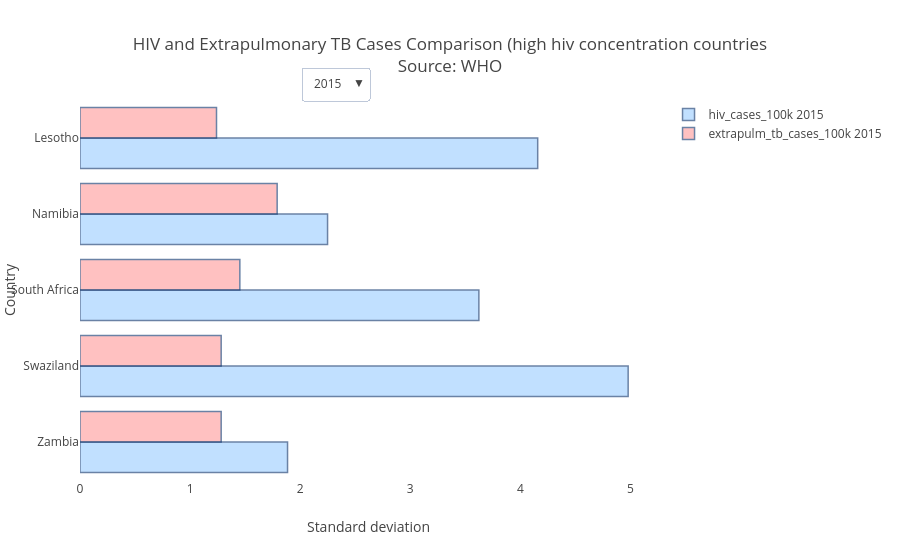

Notebook code for this chart:
### Code cell
create_x_vs_multi_y_bar('country', ['hiv_cases_100k', 'extrapulm_tb_cases_100k'], 
                        pulmcombined_hivsort, True, x_axis_title='Standard deviation', y_axis_title='Country', title='HIV and Extrapulmonary TB Cases Comparison (high hiv concentration countries')

### Figure 1 — Plotly figure (JSON) as saved in the notebook; plotly's stock layout.template omitted (floating-point values rounded to 4 significant figures)
{"data": [{"marker": {"color": "rgb(153, 204, 255)", "line": {"color": "rgb(8,48,107)", "width": 1.5}}, "name": "hiv_cases_100k 2015", "opacity": 0.6, "orientation": "h", "type": "bar", "visible": true, "x": [1.885, 4.979, 3.623, 2.249, 4.157], "y": ["Zambia", "Swaziland", "South Africa", "Namibia", "Lesotho"]}, {"marker": {"color": "rgb(255, 153, 153)", "line": {"color": "rgb(8,48,107)", "width": 1.5}}, "name": "extrapulm_tb_cases_100k 2015", "opacity": 0.6, "orientation": "h", "type": "bar", "visible": true, "x": [1.282, 1.282, 1.452, 1.791, 1.24], "y": ["Zambia", "Swaziland", "South Africa", "Namibia", "Lesotho"]}, {"marker": {"color": "rgb(153, 204, 255)", "line": {"color": "rgb(8,48,107)", "width": 1.5}}, "name": "hiv_cases_100k 2010", "opacity": 0.6, "orientation": "h", "type": "bar", "visible": false, "x": [2.315, 4.445, 3.564, 2.339, 4.065], "y": ["Zimbabwe", "Swaziland", "South Africa", "Namibia", "Lesotho"]}, {"marker": {"color": "rgb(255, 153, 153)", "line": {"color": "rgb(8,48,107)", "width": 1.5}}, "name": "extrapulm_tb_cases_100k 2010", "opacity": 0.6, "orientation": "h", "type": "bar", "visible": false, "x": [0.5877, 3.248, 2.229, 2.371, 2.512], "y": ["Zimbabwe", "Swaziland", "South Africa", "Namibia", "Lesotho"]}, {"marker": {"color": "rgb(153, 204, 255)", "line": {"color": "rgb(8,48,107)", "width": 1.5}}, "name": "hiv_cases_100k 2005", "opacity": 0.6, "orientation": "h", "type": "bar", "visible": false, "x": [2.028, 3.91, 3.866, 2.379, 3.546], "y": ["Zambia", "Swaziland", "South Africa", "Namibia", "Lesotho"]}, {"marker": {"color": "rgb(255, 153, 153)", "line": {"color": "rgb(8,48,107)", "width": 1.5}}, "name": "extrapulm_tb_cases_100k 2005", "opacity": 0.6, "orientation": "h", "type": "bar", "visible": false, "x": [1.932, 4.235, 2.347, 2.8, 3.216], "y": ["Zambia", "Swaziland", "South Africa", "Namibia", "Lesotho"]}, {"marker": {"color": "rgb(153, 204, 255)", "line": {"color": "rgb(8,48,107)", "width": 1.5}}, "name": "hiv_cases_100k 2000", "opacity": 0.6, "orientation": "h", "type": "bar", "visible": false, "x": [3.411, 3.278, 2.366, 2.301, 4.477], "y": ["Swaziland", "South Africa", "Namibia", "Malawi", "Botswana"]}, {"marker": {"color": "rgb(255, 153, 153)", "line": {"color": "rgb(8,48,107)", "width": 1.5}}, "name": "extrapulm_tb_cases_100k 2000", "opacity": 0.6, "orientation": "h", "type": "bar", "visible": false, "x": [1.134, 0.6485, 1.802, 1.013, 1.62], "y": ["Swaziland", "South Africa", "Namibia", "Malawi", "Botswana"]}], "layout": {"title": "HIV and Extrapulmonary TB Cases Comparison (high hiv concentration countries<br>Source: WHO", "updatemenus": [{"buttons": [{"args": ["visible", [true, true, false, false, false, false, false, false]], "label": "2015", "method": "restyle"}, {"args": ["visible", [false, false, true, true, false, false, false, false]], "label": "2010", "method": "restyle"}, {"args": ["visible", [false, false, false, false, true, true, false, false]], "label": "2005", "method": "restyle"}, {"args": ["visible", [false, false, false, false, false, false, true, true]], "label": "2000", "method": "restyle"}], "x": 0.5, "yanchor": "bottom"}], "xaxis": {"title": "Standard deviation"}, "yaxis": {"title": "Country"}}}
